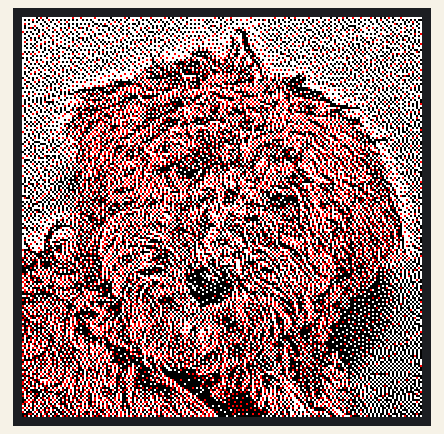
Simulated run of this sketch. Board: Arduino Uno, built for the host (arithmetic inside an expression is 32-bit, double 64-bit). On the bench: 200×200 colour display. What the sketch prints to the serial monitor is not drawn.

Above: at 15.1 s.

The sketch:

ThinkInk_tricolor_image.ino
```cpp
#include "Adafruit_ThinkInk.h"
#include "mocha200x200.h"  // Generated 3-color bitmap of mocha dog

#ifdef ARDUINO_ADAFRUIT_FEATHER_RP2040_THINKINK // detects if compiling for
                                                // Feather RP2040 ThinkInk
#define EPD_DC PIN_EPD_DC       // ThinkInk 24-pin connector DC
#define EPD_CS PIN_EPD_CS       // ThinkInk 24-pin connector CS
#define EPD_BUSY PIN_EPD_BUSY   // ThinkInk 24-pin connector Busy
#define SRAM_CS -1              // use onboard RAM
#define EPD_RESET PIN_EPD_RESET // ThinkInk 24-pin connector Reset
#define EPD_SPI &SPI1           // secondary SPI for ThinkInk
#else
#define EPD_DC 10
#define EPD_CS 9
#define EPD_BUSY 7 // can set to -1 to not use a pin (will wait a fixed delay)
#define SRAM_CS 6
#define EPD_RESET 8  // can set to -1 and share with microcontroller Reset!
#define EPD_SPI &SPI // primary SPI
#endif

// 1.54" 200x200 Tricolor EPD with SSD1681 chipset
ThinkInk_154_Tricolor_Z90 display(EPD_DC, EPD_RESET, EPD_CS, SRAM_CS,
EPD_BUSY, EPD_SPI);

// Color mapping: 2-bit value to EPD color
// 0(00) = Black, 1(01) = White, 3(11) = Red
const uint16_t colorMap[4] = {EPD_BLACK, EPD_WHITE, EPD_BLACK, EPD_RED};

// Draw 3-color (2bpp) image from PROGMEM
void draw3ColorBitmap(int16_t x, int16_t y, const uint8_t *bitmap, int16_t w, int16_t h) {
  int byteIndex = 0;
  for (int row = 0; row < h; row++) {
    for (int col = 0; col < w; col += 4) {
      uint8_t packedByte = pgm_read_byte(&bitmap[byteIndex++]);
      // Each byte contains 4 pixels, 2 bits each, MSB first
      for (int p = 0; p < 4 && (col + p) < w; p++) {
        uint8_t colorIdx = (packedByte >> (6 - p * 2)) & 0x03;
        display.drawPixel(x + col + p, y + row, colorMap[colorIdx]);
      }
    }
  }
}

void setup() {
  Serial.begin(115200);
  while (!Serial) {
    delay(10);
  }
  Serial.println("ThinkInk Image Example");
  // Initialize for Tricolor
  display.begin(THINKINK_TRICOLOR);
  display.setRotation(0);
  display.clearBuffer();
  // Draw the image
  draw3ColorBitmap(0, 0, image200x200, 200, 200);
  display.display();
}

void loop() {

}
```

Source omitted: mocha200x200.h (data table, 61531 bytes)
